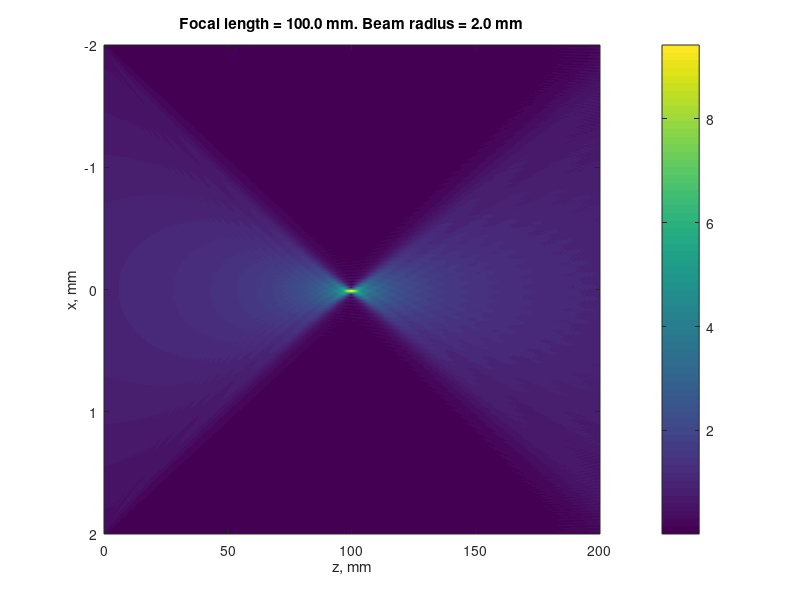

The MATLAB source for this figure:
clc
clear

%% User choices %%
x_max = 2; % % maximum x in mm
r = 2; % radius of the beam in mm
f = 100; % focal length of the lens
lambda = 1e-3; % wavelemgth in mm
N = 2^10; % number of points
%%%%%

k0 = 2 * pi / lambda; % wavenumber
Lz = 2 * f; % z-limit of visualization in mm
Lx = 2 * x_max; % x-limit of visualization in mm

dz = Lz / (N - 1);
dx = Lx / (N - 1);
dkx = 2 * pi / Lx;

z = 0:dz:Lz;
x = -Lx/2:dx:Lx/2;
kx = -pi/dx:dkx:pi/dx;

tau = exp(1i * k0 * x.^2 * 0.5 / f); % lens phase function

E = exp(-(x / r).^2) .* tau; % Gaussian beam
% E = rect(x / (2 * r)) .* tau; % Uniform beam

I = zeros(N, N); % resulting intensity

for n = 1:N
    E = ifft(fftshift(exp(-1i * sqrt(k0^2 - kx.^2) * dz) .* fftshift(fft(E))));
    I(n, :) = abs(E);    
end

imagesc(z, x, rot90(I));
title(sprintf("Focal length = %.1f mm. Beam radius = %.1f mm", f, r))
xlabel("z, mm")
ylabel("x, mm")
colorbar
% colormap(gray)
